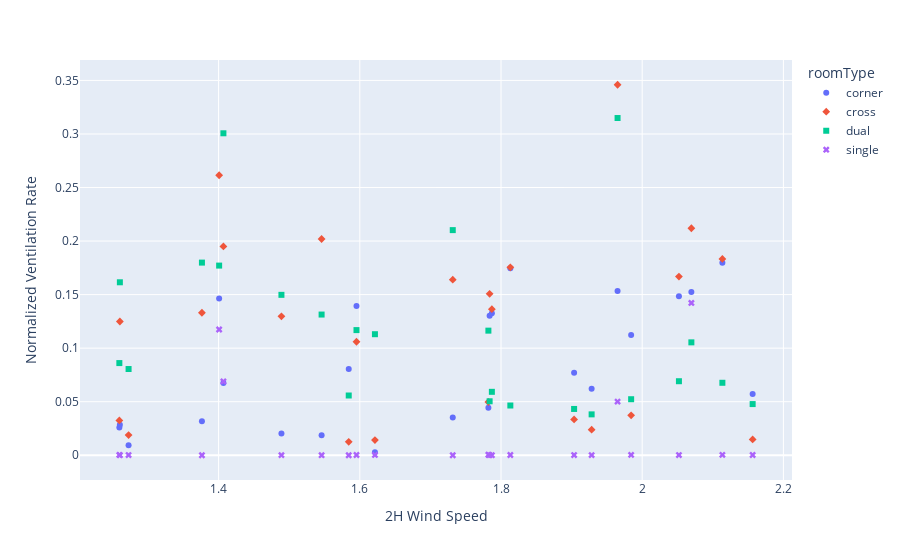
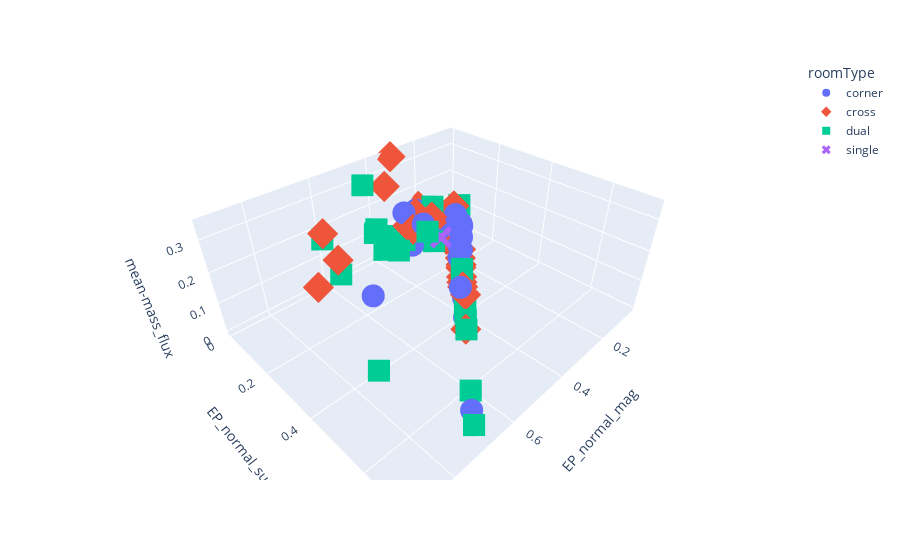

The notebook cell saved with these charts, in order:
### Code cell
fig = px.scatter(data_frame = roomVentilation, x = "EPR_mag", y = "mean-mass_flux", color = "roomType", symbol="roomType")
fig.update_xaxes(title_text='2H Wind Speed')
fig.update_yaxes(title_text='Normalized Ventilation Rate')
# fig.update_coloraxes(title_text='Local Wind Magnitude')
fig.show()
 
fig = px.scatter_3d(data_frame = roomVentilation, x = "EP_normal_mag", y = "EP_normal_sum",  z = "mean-mass_flux", color = "roomType", symbol = "roomType")
fig.update_xaxes(title_text='Magnitude/Sum of Window Normal Velocities')
fig.update_yaxes(title_text='Normalized Ventilation Rate')
# fig.update_coloraxes(title_text='Local Wind Magnitude')
fig.show()

### Figure 1 — Plotly figure (JSON) as saved in the notebook; plotly's stock layout.template omitted (floating-point values rounded to 4 significant figures)
{"data": [{"hovertemplate": "roomType=corner<br>EPR_mag=%{x}<br>mean-mass_flux=%{y}<extra></extra>", "legendgroup": "corner", "marker": {"color": "#636efa", "symbol": "circle"}, "mode": "markers", "name": "corner", "orientation": "v", "showlegend": true, "type": "scatter", "x": [1.272, 1.595, 1.259, 1.621, 1.782, 1.407, 1.904, 1.984, 2.156, 1.928, 1.584, 2.07, 1.376, 1.732, 1.26, 1.489, 1.546, 1.401, 1.787, 1.784, 2.052, 2.114, 1.813, 1.965], "xaxis": "x", "y": [0.009413, 0.1395, 0.02602, 0.002864, 0.04426, 0.06746, 0.07696, 0.1124, 0.05718, 0.06212, 0.08044, 0.1525, 0.03173, 0.03529, 0.02845, 0.02033, 0.01858, 0.1463, 0.1325, 0.1302, 0.1484, 0.1797, 0.1746, 0.1534], "yaxis": "y"}, {"hovertemplate": "roomType=cross<br>EPR_mag=%{x}<br>mean-mass_flux=%{y}<extra></extra>", "legendgroup": "cross", "marker": {"color": "#EF553B", "symbol": "diamond"}, "mode": "markers", "name": "cross", "orientation": "v", "showlegend": true, "type": "scatter", "x": [1.272, 1.595, 1.259, 1.621, 1.782, 1.407, 1.904, 1.984, 2.156, 1.928, 1.584, 2.07, 1.376, 1.732, 1.26, 1.489, 1.546, 1.401, 1.787, 1.784, 2.052, 2.114, 1.813, 1.965], "xaxis": "x", "y": [0.01882, 0.106, 0.0325, 0.01415, 0.04972, 0.195, 0.03343, 0.03732, 0.01478, 0.02384, 0.01253, 0.212, 0.1331, 0.1639, 0.1249, 0.1297, 0.2019, 0.2615, 0.1364, 0.1508, 0.1668, 0.1833, 0.1755, 0.346], "yaxis": "y"}, {"hovertemplate": "roomType=dual<br>EPR_mag=%{x}<br>mean-mass_flux=%{y}<extra></extra>", "legendgroup": "dual", "marker": {"color": "#00cc96", "symbol": "square"}, "mode": "markers", "name": "dual", "orientation": "v", "showlegend": true, "type": "scatter", "x": [1.272, 1.595, 1.259, 1.621, 1.782, 1.407, 1.904, 1.984, 2.156, 1.928, 1.584, 2.07, 1.376, 1.732, 1.26, 1.489, 1.546, 1.401, 1.787, 1.784, 2.052, 2.114, 1.813, 1.965], "xaxis": "x", "y": [0.08052, 0.1169, 0.08607, 0.113, 0.1164, 0.3006, 0.04323, 0.05232, 0.04779, 0.03818, 0.05579, 0.1054, 0.1799, 0.2102, 0.1615, 0.1498, 0.1314, 0.1771, 0.05923, 0.0504, 0.06913, 0.06767, 0.04645, 0.3149], "yaxis": "y"}, {"hovertemplate": "roomType=single<br>EPR_mag=%{x}<br>mean-mass_flux=%{y}<extra></extra>", "legendgroup": "single", "marker": {"color": "#ab63fa", "symbol": "x"}, "mode": "markers", "name": "single", "orientation": "v", "showlegend": true, "type": "scatter", "x": [1.272, 1.595, 1.259, 1.621, 1.782, 1.407, 1.904, 1.984, 2.156, 1.928, 1.584, 2.07, 1.376, 1.732, 1.26, 1.489, 1.546, 1.401, 1.787, 1.784, 2.052, 2.114, 1.813, 1.965], "xaxis": "x", "y": [0.0001852, 0.0002384, 0.0003461, 0.00027, 0.0004695, 0.0689, 0.0001772, 0.0003471, 0.0002342, 0.0001264, 1.539e-05, 0.1422, 3.768e-06, 2.51e-05, 3.524e-05, 7.669e-05, 3.299e-05, 0.1174, 4.885e-05, 0.0001512, 0.0002008, 0.0003581, 0.0002214, 0.05008], "yaxis": "y"}], "layout": {"legend": {"title": {"text": "roomType"}, "tracegroupgap": 0}, "margin": {"t": 60}, "xaxis": {"anchor": "y", "domain": [0, 1], "title": {"text": "2H Wind Speed"}}, "yaxis": {"anchor": "x", "domain": [0, 1], "title": {"text": "Normalized Ventilation Rate"}}}}

### Figure 2 — Plotly figure (JSON) as saved in the notebook; plotly's stock layout.template omitted (floating-point values rounded to 4 significant figures)
{"data": [{"hovertemplate": "roomType=corner<br>EP_normal_mag=%{x}<br>EP_normal_sum=%{y}<br>mean-mass_flux=%{z}<extra></extra>", "legendgroup": "corner", "marker": {"color": "#636efa", "symbol": "circle"}, "mode": "markers", "name": "corner", "scene": "scene", "showlegend": true, "type": "scatter3d", "x": [0.1961, 0.4545, 0.1491, 0.3296, 0.207, 0.3267, 0.2443, 0.2304, 0.2611, 0.2129, 0.1702, 0.1901, 0.3784, 0.6734, 0.3588, 0.432, 0.3452, 0.6484, 0.1777, 0.1904, 0.2241, 0.334, 0.3331, 0.2623], "y": [0.1961, 0.432, 0.07274, 0.3296, 0.207, 0.102, 0.2443, 0.2304, 0.2499, 0.2039, 0.1702, 0.1648, 0.3784, 0.6734, 0.3588, 0.432, 0.3452, 0.3029, 0.1245, 0.1904, 0.2241, 0.07475, 0.1625, 0.05229], "z": [0.009413, 0.1395, 0.02602, 0.002864, 0.04426, 0.06746, 0.07696, 0.1124, 0.05718, 0.06212, 0.08044, 0.1525, 0.03173, 0.03529, 0.02845, 0.02033, 0.01858, 0.1463, 0.1325, 0.1302, 0.1484, 0.1797, 0.1746, 0.1534]}, {"hovertemplate": "roomType=cross<br>EP_normal_mag=%{x}<br>EP_normal_sum=%{y}<br>mean-mass_flux=%{z}<extra></extra>", "legendgroup": "cross", "marker": {"color": "#EF553B", "symbol": "diamond"}, "mode": "markers", "name": "cross", "scene": "scene", "showlegend": true, "type": "scatter3d", "x": [0.2918, 0.4355, 0.2583, 0.3076, 0.2126, 0.6029, 0.3424, 0.4807, 0.2522, 0.2219, 0.1731, 0.6664, 0.2112, 0.2899, 0.2211, 0.3227, 0.7645, 0.3602, 0.1988, 0.3501, 0.306, 0.2943, 0.1808, 0.3226], "y": [0.2918, 0.4355, 0.2583, 0.3076, 0.2126, 0.02123, 0.3424, 0.4807, 0.2522, 0.2219, 0.1452, 0.1878, 0.01077, 0.0816, 0.0587, 0.07916, 0.2387, 0.01738, 0.104, 0.1336, 0.09884, 0.1611, 0.1493, 0.008148], "z": [0.01882, 0.106, 0.0325, 0.01415, 0.04972, 0.195, 0.03343, 0.03732, 0.01478, 0.02384, 0.01253, 0.212, 0.1331, 0.1639, 0.1249, 0.1297, 0.2019, 0.2615, 0.1364, 0.1508, 0.1668, 0.1833, 0.1755, 0.346]}, {"hovertemplate": "roomType=dual<br>EP_normal_mag=%{x}<br>EP_normal_sum=%{y}<br>mean-mass_flux=%{z}<extra></extra>", "legendgroup": "dual", "marker": {"color": "#00cc96", "symbol": "square"}, "mode": "markers", "name": "dual", "scene": "scene", "showlegend": true, "type": "scatter3d", "x": [0.3481, 0.4289, 0.344, 0.454, 0.4143, 0.4523, 0.2856, 0.4654, 0.293, 0.2265, 0.4275, 0.6194, 0.2404, 0.4921, 0.3408, 0.2725, 0.1027, 0.6076, 0.4441, 0.4919, 0.7201, 0.7198, 0.639, 0.9016], "y": [0.02881, 0.1533, 0.08332, 0.1144, 0.0206, 0.02911, 0.2856, 0.4654, 0.293, 0.1017, 0.4275, 0.1171, 0.109, 0.133, 0.189, 0.1112, 0.1019, 0.02157, 0.4441, 0.4919, 0.7201, 0.7198, 0.639, 0.6481], "z": [0.08052, 0.1169, 0.08607, 0.113, 0.1164, 0.3006, 0.04323, 0.05232, 0.04779, 0.03818, 0.05579, 0.1054, 0.1799, 0.2102, 0.1615, 0.1498, 0.1314, 0.1771, 0.05923, 0.0504, 0.06913, 0.06767, 0.04645, 0.3149]}, {"hovertemplate": "roomType=single<br>EP_normal_mag=%{x}<br>EP_normal_sum=%{y}<br>mean-mass_flux=%{z}<extra></extra>", "legendgroup": "single", "marker": {"color": "#ab63fa", "symbol": "x"}, "mode": "markers", "name": "single", "scene": "scene", "showlegend": true, "type": "scatter3d", "x": [0.09027, 0.1755, 0.09073, 0.1141, 0.1104, 0.2367, 0.1483, 0.2795, 0.05333, 0.1249, 0.1627, 0.3131, 0.1051, 0.2587, 0.1311, 0.2229, 0.2309, 0.305, 0.09554, 0.1802, 0.1382, 0.1492, 0.1378, 0.2637], "y": [0.09027, 0.1755, 0.09073, 0.1141, 0.1104, 0.06192, 0.1483, 0.2795, 0.05333, 0.1249, 0.1627, 0.2205, 0.1051, 0.2587, 0.1311, 0.2229, 0.2309, 0.05055, 0.09554, 0.1802, 0.1382, 0.1492, 0.1378, 0.04883], "z": [0.0001852, 0.0002384, 0.0003461, 0.00027, 0.0004695, 0.0689, 0.0001772, 0.0003471, 0.0002342, 0.0001264, 1.539e-05, 0.1422, 3.768e-06, 2.51e-05, 3.524e-05, 7.669e-05, 3.299e-05, 0.1174, 4.885e-05, 0.0001512, 0.0002008, 0.0003581, 0.0002214, 0.05008]}], "layout": {"legend": {"title": {"text": "roomType"}, "tracegroupgap": 0}, "margin": {"t": 60}, "scene": {"domain": {"x": [0, 1], "y": [0, 1]}, "xaxis": {"title": {"text": "EP_normal_mag"}}, "yaxis": {"title": {"text": "EP_normal_sum"}}, "zaxis": {"title": {"text": "mean-mass_flux"}}}, "xaxis": {"title": {"text": "Magnitude/Sum of Window Normal Velocities"}}, "yaxis": {"title": {"text": "Normalized Ventilation Rate"}}}}
